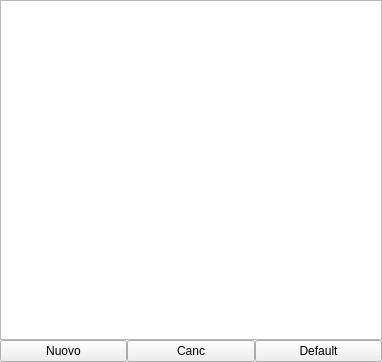
<?xml version="1.0" encoding="UTF-8"?>
<ui version="4.0">
 <class>RetainingWallModelGUI</class>
 <widget class="QWidget" name="RetainingWallModelGUI">
  <property name="geometry">
   <rect>
    <x>0</x>
    <y>0</y>
    <width>382</width>
    <height>362</height>
   </rect>
  </property>
  <property name="windowTitle">
   <string>Form</string>
  </property>
  <layout class="QGridLayout" name="gridLayout">
   <property name="margin">
    <number>0</number>
   </property>
   <property name="spacing">
    <number>0</number>
   </property>
   <item row="0" column="0">
    <widget class="QTableView" name="tableView"/>
   </item>
   <item row="1" column="0">
    <layout class="QHBoxLayout" name="horizontalLayout">
     <item>
      <widget class="QPushButton" name="newPButton">
       <property name="text">
        <string>Nuovo</string>
       </property>
      </widget>
     </item>
     <item>
      <widget class="QPushButton" name="delPButton">
       <property name="text">
        <string>Canc</string>
       </property>
      </widget>
     </item>
     <item>
      <widget class="QPushButton" name="defaultPButton">
       <property name="text">
        <string>Default</string>
       </property>
      </widget>
     </item>
    </layout>
   </item>
  </layout>
 </widget>
 <resources/>
 <connections/>
</ui>
